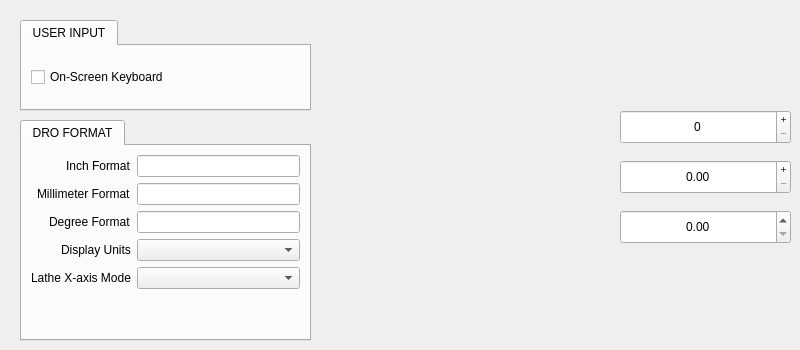
      <widget class="QWidget" name="tab_2">
       <attribute name="title">
        <string>SETTINGS</string>
       </attribute>
       <widget class="QTabWidget" name="tabWidget_6">
        <property name="geometry">
         <rect>
          <x>20</x>
          <y>120</y>
          <width>291</width>
          <height>221</height>
         </rect>
        </property>
        <widget class="QWidget" name="tabWidget_6Page1">
         <attribute name="title">
          <string>DRO FORMAT</string>
         </attribute>
         <layout class="QFormLayout" name="formLayout">
          <property name="labelAlignment">
           <set>Qt::AlignRight|Qt::AlignTrailing|Qt::AlignVCenter</set>
          </property>
          <property name="horizontalSpacing">
           <number>6</number>
          </property>
          <item row="0" column="0">
           <widget class="QLabel" name="label">
            <property name="text">
             <string>Inch Format</string>
            </property>
           </widget>
          </item>
          <item row="0" column="1">
           <widget class="VCPSettingsLineEdit" name="settings_lineedit">
            <property name="settingName" stdset="0">
             <string>dro.inch-format</string>
            </property>
           </widget>
          </item>
          <item row="1" column="0">
           <widget class="QLabel" name="label_2">
            <property name="text">
             <string>Millimeter Format</string>
            </property>
           </widget>
          </item>
          <item row="1" column="1">
           <widget class="VCPSettingsLineEdit" name="settings_lineedit_2">
            <property name="settingName" stdset="0">
             <string>dro.millimeter-format</string>
            </property>
           </widget>
          </item>
          <item row="2" column="0">
           <widget class="QLabel" name="label_3">
            <property name="text">
             <string>Degree Format</string>
            </property>
           </widget>
          </item>
          <item row="2" column="1">
           <widget class="VCPSettingsLineEdit" name="settings_lineedit_3">
            <property name="settingName" stdset="0">
             <string>dro.degree-format</string>
            </property>
           </widget>
          </item>
          <item row="3" column="0">
           <widget class="QLabel" name="label_4">
            <property name="text">
             <string>Display Units</string>
            </property>
           </widget>
          </item>
          <item row="4" column="0">
           <widget class="QLabel" name="label_5">
            <property name="text">
             <string>Lathe X-axis Mode</string>
            </property>
           </widget>
          </item>
          <item row="3" column="1">
           <widget class="VCPSettingsComboBox" name="settingscombobox">
            <property name="settingName" stdset="0">
             <string>dro.display-units</string>
            </property>
           </widget>
          </item>
          <item row="4" column="1">
           <widget class="VCPSettingsComboBox" name="settingscombobox_2">
            <property name="settingName" stdset="0">
             <string>dro.lathe-radius-mode</string>
            </property>
           </widget>
          </item>
         </layout>
        </widget>
       </widget>
       <widget class="QTabWidget" name="tabWidget_7">
        <property name="geometry">
         <rect>
          <x>20</x>
          <y>20</y>
          <width>291</width>
          <height>91</height>
         </rect>
        </property>
        <widget class="QWidget" name="tabWidget_7Page1">
         <attribute name="title">
          <string>USER INPUT</string>
         </attribute>
         <layout class="QVBoxLayout" name="verticalLayout_5">
          <item>
           <widget class="VCPSettingsCheckBox" name="settings_checkbox">
            <property name="text">
             <string>On-Screen Keyboard </string>
            </property>
            <property name="settingName" stdset="0">
             <string>virtual-input.enable</string>
            </property>
           </widget>
          </item>
         </layout>
        </widget>
       </widget>
       <widget class="QSpinBox" name="spinBox">
        <property name="geometry">
         <rect>
          <x>620</x>
          <y>110</y>
          <width>171</width>
          <height>34</height>
         </rect>
        </property>
        <property name="alignment">
         <set>Qt::AlignCenter</set>
        </property>
        <property name="buttonSymbols">
         <enum>QAbstractSpinBox::PlusMinus</enum>
        </property>
       </widget>
       <widget class="QDoubleSpinBox" name="doubleSpinBox">
        <property name="geometry">
         <rect>
          <x>620</x>
          <y>160</y>
          <width>171</width>
          <height>34</height>
         </rect>
        </property>
        <property name="alignment">
         <set>Qt::AlignCenter</set>
        </property>
        <property name="buttonSymbols">
         <enum>QAbstractSpinBox::PlusMinus</enum>
        </property>
       </widget>
       <widget class="QDoubleSpinBox" name="doubleSpinBox_2">
        <property name="geometry">
         <rect>
          <x>620</x>
          <y>210</y>
          <width>171</width>
          <height>34</height>
         </rect>
        </property>
        <property name="alignment">
         <set>Qt::AlignCenter</set>
        </property>
       </widget>
      </widget>
